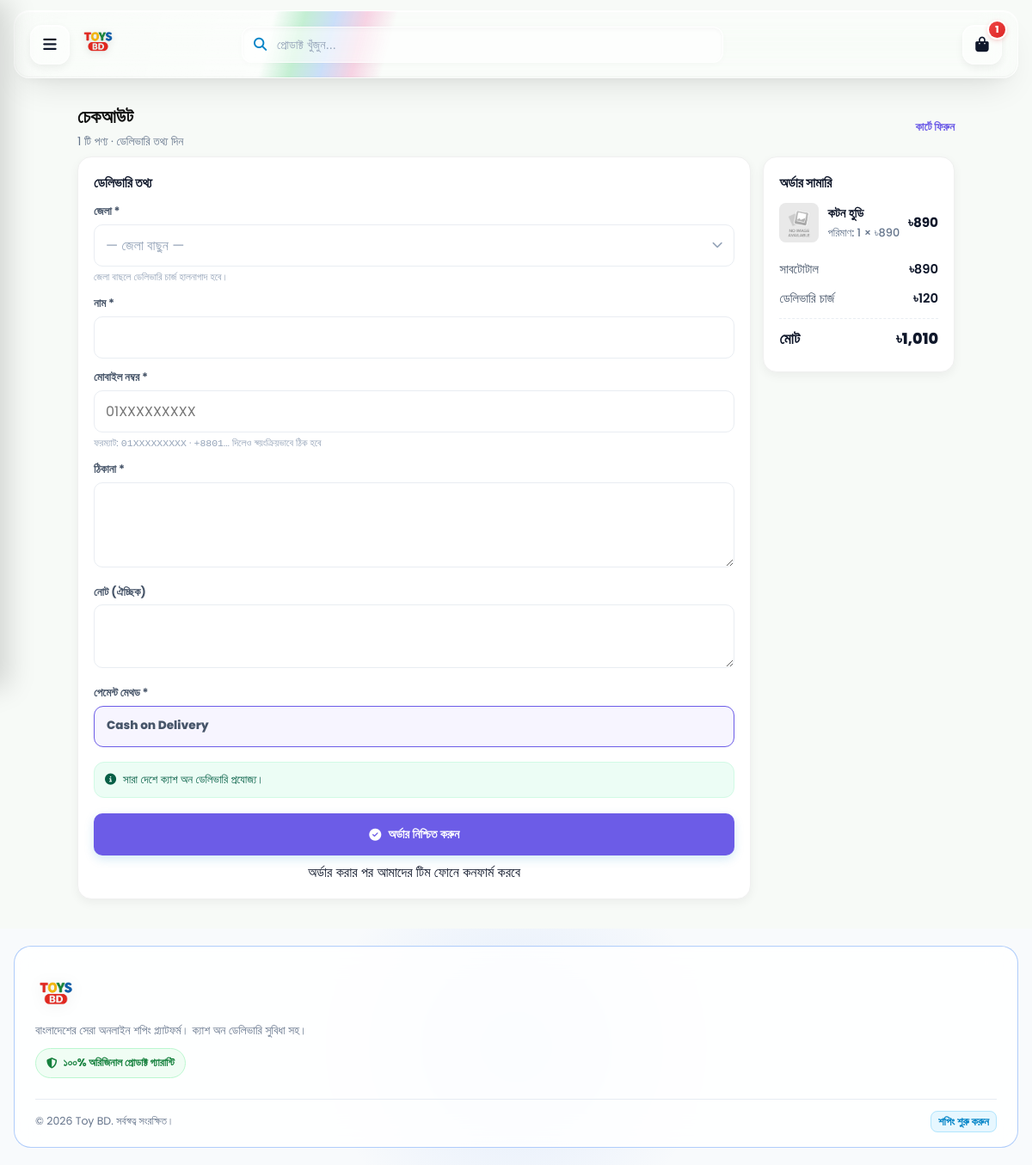
The app's page /checkout.php?buy=4&qty=1 with its own data.
### tables this page shows
CREATE TABLE `products` (
  `id` int(11) NOT NULL AUTO_INCREMENT,
  `category_id` int(11) DEFAULT NULL,
  `name` varchar(255) NOT NULL,
  `sku` varchar(40) DEFAULT NULL,
  `description` text DEFAULT NULL,
  `price` decimal(10,2) NOT NULL,
  `compare_at_price` decimal(10,2) DEFAULT NULL,
  `stock` int(11) NOT NULL DEFAULT 0,
  `tags` varchar(255) DEFAULT NULL,
  `specifications` text DEFAULT NULL,
  `image` varchar(400) DEFAULT NULL,
  `active` tinyint(1) NOT NULL DEFAULT 1,
  `created_at` timestamp NOT NULL DEFAULT current_timestamp(),
  `sold_count` int(11) NOT NULL DEFAULT 0,
  `is_featured` tinyint(1) NOT NULL DEFAULT 0,
  `badge_color` varchar(20) DEFAULT NULL,
  `is_new_arrival` tinyint(1) NOT NULL DEFAULT 1,
  PRIMARY KEY (`id`),
  KEY `category_id` (`category_id`),
  KEY `idx_products_stock` (`stock`),
  CONSTRAINT `products_ibfk_1` FOREIGN KEY (`category_id`) REFERENCES `categories` (`id`) ON DELETE SET NULL
);

CREATE TABLE `settings` (
  `key` varchar(100) NOT NULL,
  `value` text DEFAULT NULL,
  PRIMARY KEY (`key`)
);

CREATE TABLE `payment_methods` (
  `id` int(11) NOT NULL AUTO_INCREMENT,
  `code` varchar(50) NOT NULL COMMENT 'Unique identifier, e.g., COD, BKASH',
  `label` varchar(100) NOT NULL COMMENT 'Display name, e.g., Cash on Delivery',
  `description` text DEFAULT NULL,
  `is_enabled` tinyint(1) NOT NULL DEFAULT 0 COMMENT '1 for enabled, 0 for disabled',
  `sort_order` int(11) NOT NULL DEFAULT 0,
  `created_at` timestamp NOT NULL DEFAULT current_timestamp(),
  `updated_at` timestamp NOT NULL DEFAULT current_timestamp() ON UPDATE current_timestamp(),
  `logo` varchar(400) DEFAULT NULL,
  PRIMARY KEY (`id`),
  UNIQUE KEY `code` (`code`)
);

### includes/config.php (called while the page is built, shortened)
<?php
function get_pdo(){
  static $pdo=null;
  if($pdo===null){
    $dsn='mysql:host='.DB_HOST.';port='.DB_PORT.';dbname='.DB_NAME.';charset=utf8mb4';
    $pdo=new PDO($dsn, DB_USER, DB_PASS, [
      PDO::ATTR_ERRMODE=>PDO::ERRMODE_EXCEPTION,
      PDO::ATTR_DEFAULT_FETCH_MODE=>PDO::FETCH_ASSOC,
    ]);
    $pdo->exec("SET time_zone = '+06:00'");
  }
  return $pdo;
}
function h($s){ return htmlspecialchars(is_scalar($s) ? (string)$s : '', ENT_QUOTES, 'UTF-8'); }
if (!function_exists('img_url')) {
  function img_url($path, ?string $fallback = null): string {
    $fallback = $fallback === null ? (BASE_URL.'/uploads/default.jpg') : $fallback;
    $path = trim((string)$path);
    $root = dirname(__DIR__);
    $rel  = ltrim($path, '/');
    if (stripos($rel, 'uploads/') === 0) {
      $abs = $root.'/'.$rel;
    } else {
      $abs = UPLOAD_DIR.'/'.$rel;
      $rel = 'uploads/'.$rel;
    }
    if (is_file($abs)) return BASE_URL.'/'.$rel;
    $base = basename($rel);
    return $fallback;
  }
}
function payment_methods_catalog(): array {
  static $pdo = null; if ($pdo === null) $pdo = get_pdo();
  static $catalog = null;
  if ($catalog === null) {
    try {
      $rows = $pdo->query("SELECT * FROM payment_methods ORDER BY sort_order ASC, id ASC")->fetchAll();
      $catalog = [];
      foreach ($rows as $row) {
        $catalog[$row['code']] = $row;
      }
    } catch (Throwable $e) {
      return [
        'COD' => [
          'code' => 'COD',
          'label' => 'Cash on Delivery',
          'description' => 'Receive the parcel first, then pay in cash.',
          'is_enabled' => 1,
        ]
      ];
    }
  }
  return $catalog;
}
function enabled_payment_methods(): array {
  $catalog = payment_methods_catalog();
  $enabled = [];
  foreach ($catalog as $code => $method) {
    if (!empty($method['is_enabled'])) {
      $enabled[$code] = $method;
    }
  }
  return $enabled;
}
?>

### includes/delivery.php (called while the page is built, shortened)
<?php
if (!function_exists('dl_districts_seed')) {
  function dl_all(PDO $pdo): array {
    try { return $pdo->query("SELECT * FROM delivery_districts ORDER BY sort_order ASC, id ASC")->fetchAll() ?: []; }
    catch (Throwable $e) { return []; }
  }
  function dl_global(PDO $pdo): float {
    try {
      $st = $pdo->prepare("SELECT value FROM settings WHERE `key`='delivery_global' LIMIT 1");
      $st->execute();
      $v = $st->fetchColumn();
      if ($v !== false && is_numeric($v)) return (float)$v;
    } catch (Throwable $e) {}
    return (float)DL_DEFAULT_GLOBAL;
  }
}

### checkout.php (the view, shortened to what this page needs)
<?php
require_once __DIR__.'/includes/config.php';
$pdo = get_pdo();
function bn_money($n){ return '৳' . number_format(round((float)$n), 0, '.', ','); }
function bn_num($n){ return (string)(int)$n; }
$cart = $_SESSION['cart'] ?? [];
$ids  = array_keys($cart);
$ph   = implode(',', array_fill(0, count($ids), '?'));
$stm  = $pdo->prepare("SELECT id, name, price, image, tags, stock FROM products WHERE id IN ($ph) AND active=1");
$stm->execute($ids);
$rows = $stm->fetchAll();
$items = [];
$subtotal = 0.0;
foreach ($rows as $r) {
  $pid   = (int)$r['id'];
  $qty = max(1, (int)($cart[$pid] ?? 1));
  $line = $qty * (float)$r['price'];
  $subtotal += $line;
  $items[] = ['p'=>$r, 'qty'=>$qty, 'line'=>$line];
}
function has_free_tag($tags){
  return (bool)preg_match('/\bfree(ship(ping)?)?\b/i', (string)$tags);
}
$all_have_free = count($items) > 0;
foreach ($items as $it) {
  if (!has_free_tag($it['p']['tags'] ?? '')) { $all_have_free = false; break; }
}
require_once __DIR__.'/includes/delivery.php';
$SS = [];
try {
  $SS = $pdo->query("SELECT `key`,`value` FROM settings WHERE `key` IN ('cod_note')")
        ->fetchAll(PDO::FETCH_KEY_PAIR) ?: [];
} catch (Throwable $e) {}
$ship_global = dl_global($pdo);
$districts   = dl_all($pdo);
$codNote = trim((string)($SS['cod_note'] ?? ''));
$enabledPayments = enabled_payment_methods();
$defaultPaymentCode = array_key_first($enabledPayments);
$prefill = ['name'=>'', 'mobile'=>'', 'address'=>''];
$initialShip = $all_have_free ? 0 : $ship_global;
include __DIR__.'/includes/partials_header.php';
?>
<div class="wrap" style="max-width:1020px">
  <div class="page-title-bar" style="margin-top:10px">
    <div>
      <h2>চেকআউট</h2>
      <p><?php echo count($items); ?> টি পণ্য · ডেলিভারি তথ্য দিন</p>
    </div>
    <a class="see-all" href="<?php echo BASE_URL; ?>/cart.php">কার্টে ফিরুন</a>
  </div>
  <div style="display:grid;gap:14px;grid-template-columns:1fr" id="coLayout">
    <div class="card-box" id="coSummary">
      <h3>অর্ডার সামারি</h3>
      <ul style="display:flex;flex-direction:column;gap:10px;margin-bottom:14px">
        <?php foreach ($items as $it):
          $img = img_url($it['p']['image'] ?? '');
        ?>
          <li style="display:flex;align-items:center;gap:10px">
            <img src="<?php echo h($img); ?>" alt="" loading="lazy"
                 style="width:46px;height:46px;border-radius:8px;object-fit:cover;background:#f8fafc;flex:0 0 auto">
            <div style="flex:1;min-width:0">
              <div class="co-it-name"><?php echo h($it['p']['name']); ?></div>
              <div class="co-it-qty">পরিমাণ: <?php echo bn_num((int)$it['qty']); ?> × <?php echo bn_money($it['p']['price']); ?></div>
            </div>
            <div class="co-it-price"><?php echo bn_money($it['line']); ?></div>
          </li>
        <?php endforeach; ?>
      </ul>
      <div class="sum-row"><span>সাবটোটাল</span>
        <span id="sumSubtotal" data-subtotal="<?php echo (float)$subtotal; ?>"><?php echo bn_money($subtotal); ?></span>
      </div>
      <div class="sum-row"><span>ডেলিভারি চার্জ</span>
        <span id="sumShip"
              data-free="<?php echo $all_have_free ? '1' : '0'; ?>"
              data-global="<?php echo $all_have_free ? 0 : (float)$ship_global; ?>">
          <?php echo bn_money($initialShip); ?>
        </span>
      </div>
      <div class="sum-row total"><span>মোট</span>
        <span id="sumTotal"><?php echo bn_money($subtotal + $initialShip); ?></span>
      </div>
    </div>
    <div class="card-box" id="coForm">
      <h3>ডেলিভারি তথ্য</h3>
      <form method="post" action="<?php echo BASE_URL; ?>/place_order.php" id="checkoutForm" novalidate>
        <?php if ($districts):  ?>
        <div class="field" id="districtField">
          <label for="cDistrict">জেলা *</label>
          <div class="help" id="districtHint"><?php echo $all_have_free ? 'ডেলিভারি চার্জ প্রযোজ্য নয়।' : 'জেলা বাছলে ডেলিভারি চার্জ হালনাগাদ হবে।'; ?></div>
        </div>
        <?php endif; ?>
        <div class="field">
          <label for="cName">নাম *</label>
          <input id="cName" name="customer_name" required maxlength="120"
                 value="<?php echo h($prefill['name']); ?>">
        </div>
        <div class="field" id="mobileField">
          <label for="mobile">মোবাইল নম্বর *</label>
          <input id="mobile" name="mobile" type="tel" required
                 placeholder="01XXXXXXXXX" inputmode="numeric" maxlength="14"
                 autocomplete="tel" aria-describedby="mobileHelp"
                 value="<?php echo h($prefill['mobile']); ?>">
          <div class="help" id="mobileHelp">
            ফরম্যাট: <code>01XXXXXXXXX</code> · <code>+8801…</code> দিলেও স্বয়ংক্রিয়ভাবে ঠিক হবে
          </div>
        </div>
        <div class="field">
          <label for="cAddress">ঠিকানা *</label>
          <textarea id="cAddress" name="address" rows="3" required><?php echo h($prefill['address']); ?></textarea>
        </div>
        <div class="field">
          <label for="cNote">নোট (ঐচ্ছিক)</label>
          <textarea id="cNote" name="note" rows="2"></textarea>
        </div>
        <?php if ($enabledPayments): ?>
          <div class="field">
            <label>পেমেন্ট মেথড *</label>
            <div style="display:grid;gap:9px" id="paymentOptions">
              <?php foreach ($enabledPayments as $code => $m): $isActive = ($code === $defaultPaymentCode); ?>
                <label class="pay-opt<?php echo $isActive ? ' active' : ''; ?>">
                  <div>
                    <div style="font-weight:800;font-size:.85rem"><?php echo h($m['label']); ?></div>
                  </div>
                </label>
              <?php endforeach; ?>
            </div>
          </div>
        <?php endif; ?>
        <?php if ($codNote !== ''): ?>
          <div class="cod-note" id="codNote" style="display:flex;gap:8px;align-items:flex-start;margin:0 0 12px;padding:10px 12px;border-radius:12px;background:#ecfdf5;border:1px solid #d1fae5;color:#065f46;font-size:.82rem;line-height:1.5">
            <i class="fa-solid fa-circle-info" style="margin-top:3px"></i>
            <span><?php echo nl2br(h($codNote)); ?></span>
          </div>
        <?php endif; ?>
        <button class="btn-pill wide" type="submit" style="padding:14px;margin-top:6px">
          <i class="fa-solid fa-check-circle"></i> অর্ডার নিশ্চিত করুন
        </button>
        <div class="help" style="text-align:center;margin-top:8px">
          অর্ডার করার পর আমাদের টিম ফোনে কনফার্ম করবে
        </div>
      </form>
    </div>
  </div>
</div>
<?php include __DIR__.'/includes/partials_footer.php'; ?>

### assets/css/theme.css (style rules this page uses)
:root { --primary-purple:#0284c7; --primary-dark:#0369a1; --accent-orange:#ff7043; --success-green:#2e7d32; --brand-blue:#0284c7; --brand-blue-dark:#0369a1; --bg-light:#f7faf7; --card-bg:#ffffff; --text-main:#0f172a; --text-muted:#64748b; --border-color:#e9edf2; --shadow-soft:0 20px 40px -15px rgba(0,0,0,.12); --shadow-card:0 4px 12px rgba(0,0,0,.05); --radius-lg:20px; --radius-md:14px; --radius-sm:8px; --header-h:64px; --bottom-nav-h:64px; }
*,*::before,*::after { box-sizing:border-box }
html { -webkit-text-size-adjust:100%;scroll-behavior:smooth;overflow-x:hidden;overflow-x:clip }
body { margin:0; font-family:'Poppins','Hind Siliguri',system-ui,-apple-system,'Segoe UI',sans-serif; background:var(--bg-light); color:var(--text-main); line-height:1.5; padding-bottom:calc(var(--bottom-nav-h) + env(safe-area-inset-bottom,0px)); }
@media (min-width:768px) { body { padding-bottom:0 } }
a { text-decoration:none;color:inherit }
ul { list-style:none;margin:0;padding:0 }
img { max-width:100% }
h1,h2,h3,h4,h5,h6,p { margin:0 }
button { font-family:inherit }
.wrap { max-width:1200px;margin:0 auto;padding:0 16px }
.btn-pill { display:inline-flex;align-items:center;justify-content:center;gap:8px; padding:10px 22px;border-radius:10px;border:0;cursor:pointer; font-size:.88rem;font-weight:600;color:#fff;background:var(--primary-purple); transition:transform .2s ease,filter .2s ease,box-shadow .2s ease;text-align:center; box-shadow:0 4px 12px rgba(2,132,199,.18); }
.btn-pill.wide { width:100% }

### assets/css/components.css (style rules this page uses)
:root { --shell-max:1240px; --shell-pad:clamp(14px,3.2vw,26px); }
.sum-row { display:flex;justify-content:space-between;font-size:.88rem;padding:6px 0;color:#475569 }
.sum-row.total { font-size:1rem;font-weight:800;color:var(--text-main);border-top:1px dashed var(--border-color);margin-top:6px;padding-top:10px }
.card-box { background:#fff;border-radius:16px;padding:18px;box-shadow:0 4px 12px rgba(0,0,0,.05);margin-bottom:14px;border:1px solid #f0f0f0 }
.card-box h3 { font-size:.98rem;font-weight:800;margin-bottom:12px }
.field { margin-bottom:12px }
.field label { display:block;font-size:.82rem;font-weight:700;color:#475569;margin-bottom:5px }
.field input,.field select,.field textarea { width:100%;padding:11px 13px;border:1px solid var(--border-color);border-radius:10px; font-size:16px;font-family:inherit;color:var(--text-main);background:#fff;outline:none; transition:border-color .15s,box-shadow .15s; }
.field .help { font-size:.72rem;color:#94a3b8;margin-top:4px }
.page-title-bar { display:flex;align-items:center;justify-content:space-between;gap:12px;flex-wrap:wrap;margin:18px 0 6px }
.page-title-bar h1,.page-title-bar h2 { font-size:1.35rem;font-weight:700;color:#111 }
.page-title-bar p { font-size:.85rem;color:var(--text-muted);margin-top:3px }
main.wrap > .wrap { padding-left:0;padding-right:0;max-width:none }
.page-title-bar .see-all { font-size:.82rem;font-weight:700;color:var(--brand-blue);white-space:nowrap;display:inline-flex;align-items:center;gap:5px }
.page-title-bar > div > h2 { display:flex;align-items:center;gap:8px;flex-wrap:wrap }

### checkout.php (style rules this page uses)
.pay-opt { position:relative;display:block;padding:12px 14px; border:1.5px solid var(--border-color);border-radius:11px;background:#fff;cursor:pointer; transition:border-color .18s,background .18s; }
.pay-opt.active { border-color:var(--primary-purple);background:#f7f5ff }
@media (min-width:860px) { #coLayout { grid-template-columns:1.15fr .85fr;align-items:start } }
@media (min-width:860px) { #coSummary { grid-column:2;grid-row:1;position:sticky;top:96px } }
@media (min-width:860px) { #coForm { grid-column:1;grid-row:1 } }
#coSummary .co-it-name { font-size:.92rem;font-weight:600;line-height:1.35;color:var(--text-main) }
#coSummary .co-it-qty { font-size:.8rem;font-weight:500;color:#64748b;margin-top:2px }
#coSummary .co-it-price { font-size:.95rem;font-weight:700;white-space:nowrap;color:var(--text-main);font-variant-numeric:tabular-nums }
#coSummary .sum-row { font-size:.92rem;font-variant-numeric:tabular-nums }
#coSummary .sum-row span:last-child { font-weight:600;color:var(--text-main) }
#coSummary .sum-row.total { font-size:1.1rem }
#coSummary .sum-row.total span:last-child { font-weight:800 }

### records on screen
products: name "কটন হুডি", qty "1", price "৳890", line "৳890", tags.value "৳120", bn_money($subtotal + $initialShip) "৳1,010"
payment_methods: label "Cash on Delivery"

### other values on screen
$cartCount "1"
count($items) "1"
bn_money($subtotal) "৳890"
$codNote "সারা দেশে ক্যাশ অন ডেলিভারি প্রযোজ্য।"
mb_substr($about, 0, 140) "বাংলাদেশের সেরা অনলাইন শপিং প্ল্যাটফর্ম। ক্যাশ অন ডেলিভারি সুবিধা সহ।"
$store_name "Toy BD"
